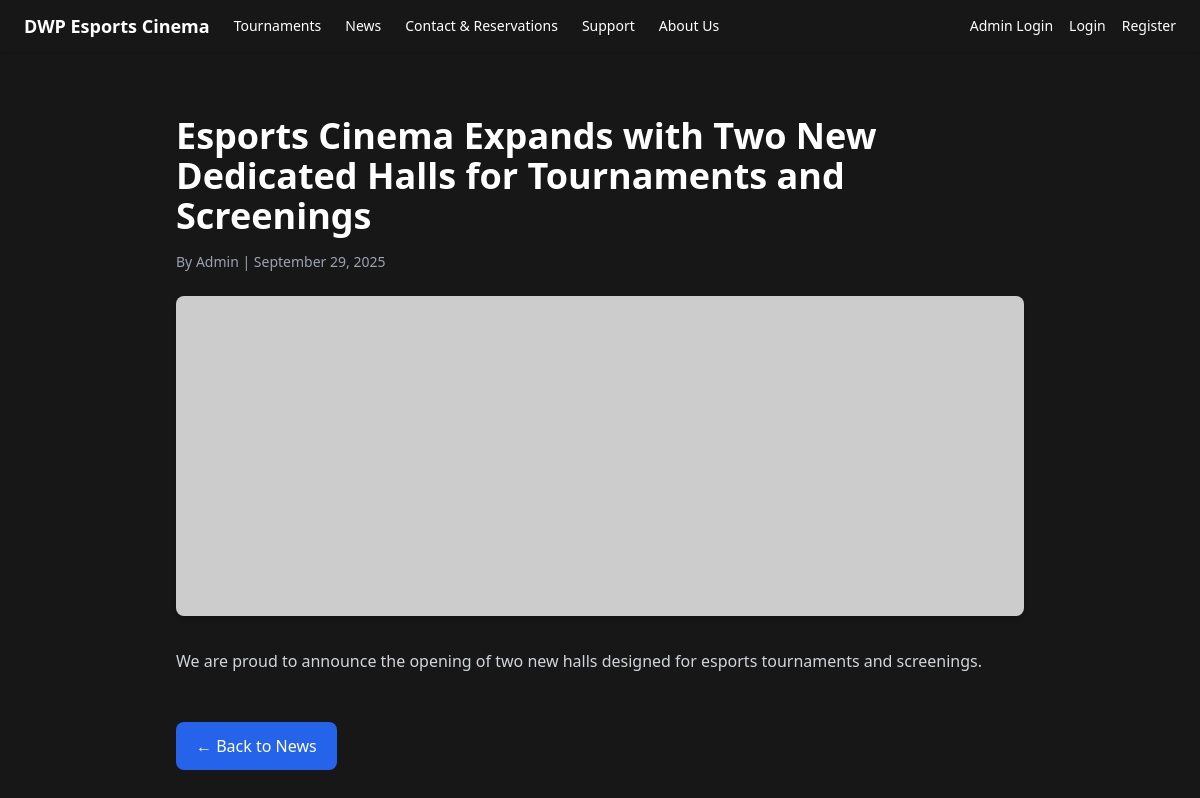
Page /news_article.php?newsID=1 on the committed database.
### tables this page shows
CREATE TABLE News (
    newsID INT PRIMARY KEY AUTO_INCREMENT,
    newsTitle VARCHAR(255) NOT NULL,
    newsContent TEXT NOT NULL,
    newsAuthor VARCHAR(100) NOT NULL,
    newsImage VARCHAR(255),
    newsCreatedAt DATETIME DEFAULT CURRENT_TIMESTAMP
);

### news_article.php (the view, shortened to what this page needs)
<?php
include __DIR__ . '/includes/navbar.php';
$newsID = (int)$_GET['newsID'];
$pdo = Database::getInstance();
$stmt = $pdo->prepare("
    SELECT newsTitle, newsContent, newsAuthor, newsImage, newsCreatedAt
    FROM News
    WHERE newsID = ?
");
$stmt->execute([$newsID]);
$newsItem = $stmt->fetch(PDO::FETCH_ASSOC);
?>
<!DOCTYPE html>
<html lang="en">
<head>
    <script src="https://cdn.tailwindcss.com"></script>
</head>
<body class="bg-neutral-900 text-white font-sans">
    <main class="max-w-4xl mx-auto px-6 py-16">
        <h1 class="text-3xl md:text-4xl font-bold mb-4 text-white">
            <?= htmlspecialchars($newsItem['newsTitle'], ENT_QUOTES | ENT_SUBSTITUTE, 'UTF-8') ?>
        </h1>
        <p class="text-gray-400 text-sm mb-6">
            By <?= htmlspecialchars($newsItem['newsAuthor'], ENT_QUOTES | ENT_SUBSTITUTE, 'UTF-8') ?> | <?= date('F j, Y', strtotime($newsItem['newsCreatedAt'])) ?>
        </p>
        <?php if ($newsItem['newsImage']): ?>
            <img src="<?= htmlspecialchars($newsItem['newsImage'], ENT_QUOTES | ENT_SUBSTITUTE, 'UTF-8') ?>"
                alt="<?= htmlspecialchars($newsItem['newsTitle'], ENT_QUOTES | ENT_SUBSTITUTE, 'UTF-8') ?>"
                class="w-full h-64 md:h-80 object-cover mb-8 rounded-lg shadow-md">
        <?php endif; ?>
        <div class="prose max-w-full text-gray-300 leading-relaxed">
            <?= nl2br(htmlspecialchars($newsItem['newsContent'], ENT_QUOTES | ENT_SUBSTITUTE, 'UTF-8')) ?>
        </div>
        <a href="news.php" class="inline-block mt-12 px-5 py-3 bg-blue-600 text-white rounded-lg hover:bg-blue-300 transition">
            &larr; Back to News
        </a>
    </main>
</body>
</html>

### rows in the picture
news: newsTitle "Esports Cinema Expands with Two New Dedicated Halls for Tournaments and Screenings", newsAuthor "Admin", newsCreatedAt "September 29, 2025", newsContent "We are proud to announce the opening of two new halls designed for esports tournaments and screenings."
